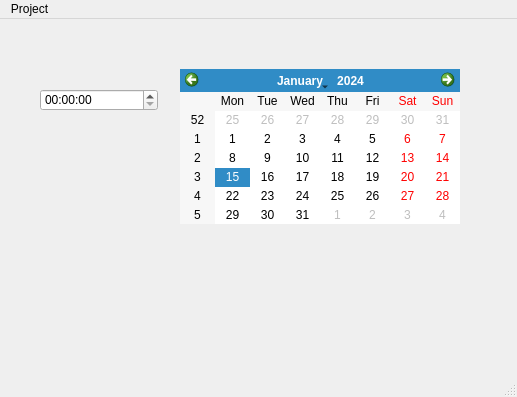
<?xml version="1.0" encoding="UTF-8"?>
<ui version="4.0">
 <class>ProjectViewer</class>
 <widget class="QMainWindow" name="ProjectViewer">
  <property name="geometry">
   <rect>
    <x>0</x>
    <y>0</y>
    <width>517</width>
    <height>397</height>
   </rect>
  </property>
  <property name="windowTitle">
   <string>Project Viewer</string>
  </property>
  <widget class="QWidget" name="centralwidget">
   <widget class="QTimeEdit" name="timeEdit">
    <property name="geometry">
     <rect>
      <x>40</x>
      <y>70</y>
      <width>118</width>
      <height>22</height>
     </rect>
    </property>
   </widget>
   <widget class="QCalendarWidget" name="calendarWidget">
    <property name="geometry">
     <rect>
      <x>180</x>
      <y>50</y>
      <width>280</width>
      <height>155</height>
     </rect>
    </property>
   </widget>
  </widget>
  <widget class="QMenuBar" name="menubar">
   <property name="geometry">
    <rect>
     <x>0</x>
     <y>0</y>
     <width>517</width>
     <height>21</height>
    </rect>
   </property>
   <widget class="QMenu" name="menuProject">
    <property name="title">
     <string>Project</string>
    </property>
    <addaction name="separator"/>
    <addaction name="actionNew"/>
    <addaction name="actionOpen"/>
    <addaction name="separator"/>
    <addaction name="actionQuit_2"/>
   </widget>
   <addaction name="menuProject"/>
  </widget>
  <widget class="QStatusBar" name="statusbar"/>
  <action name="actionNew">
   <property name="text">
    <string>New</string>
   </property>
  </action>
  <action name="actionOpen">
   <property name="text">
    <string>Open</string>
   </property>
  </action>
  <action name="actionQuit">
   <property name="text">
    <string>Quit</string>
   </property>
  </action>
  <action name="actionQuit_2">
   <property name="text">
    <string>Quit</string>
   </property>
  </action>
 </widget>
 <resources/>
 <connections/>
</ui>
